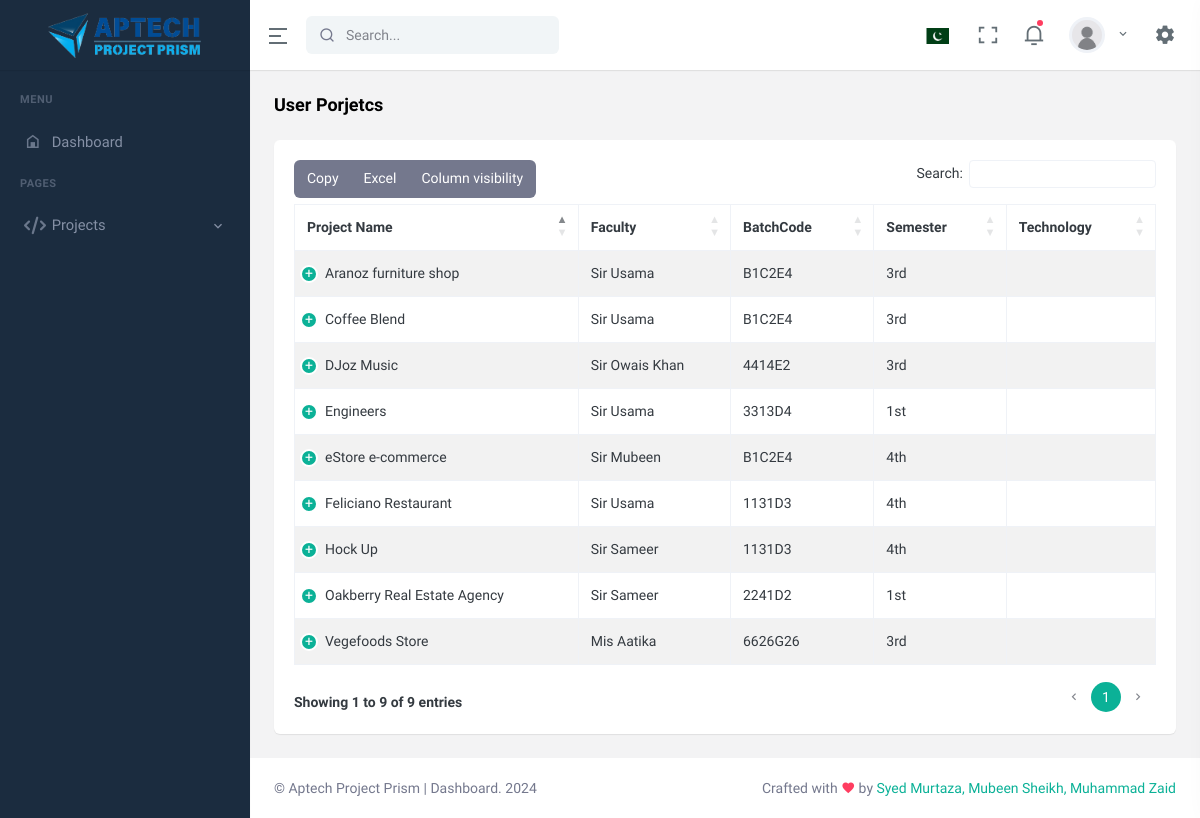
/User-Dashboard/users.php, run on an earlier commit of the app's database.
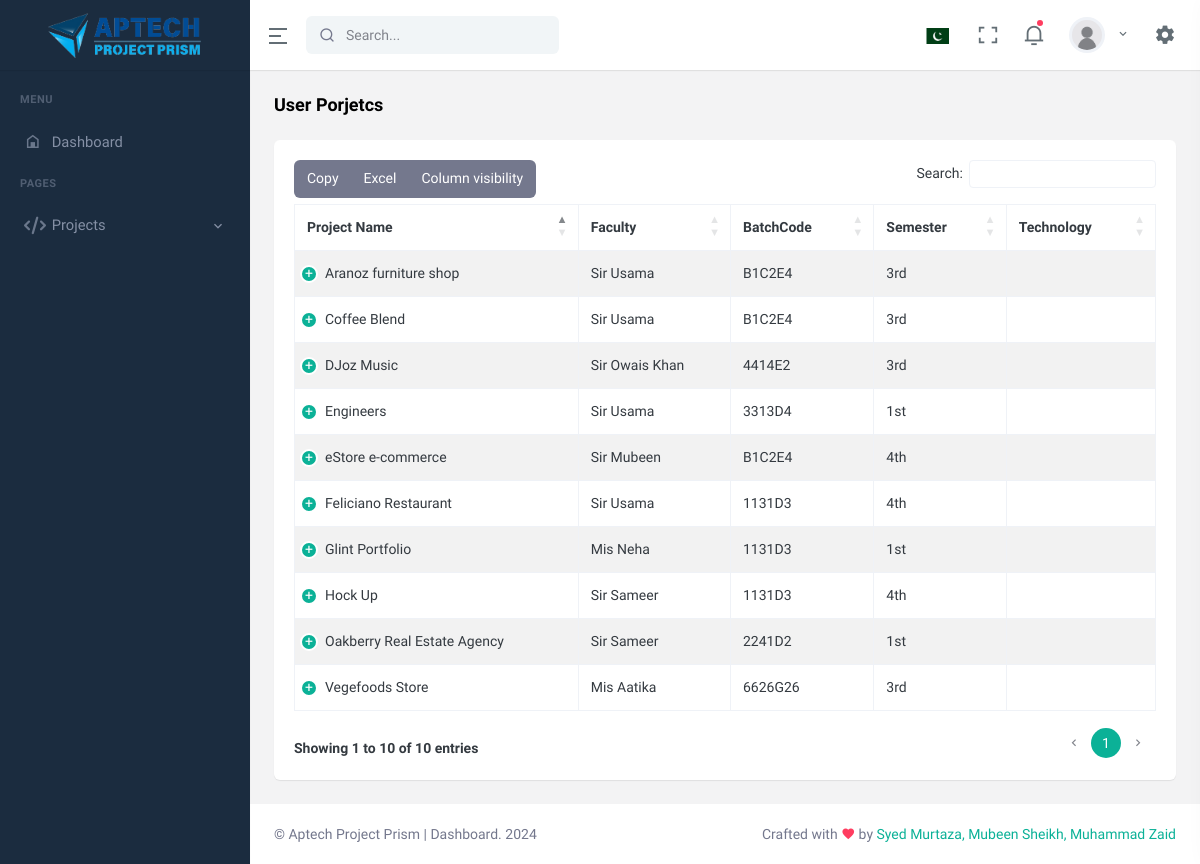
And on a later commit of the database.
### tables this page shows
CREATE TABLE `project` (
  `project_id` int(11) NOT NULL,
  `project_name` varchar(255) NOT NULL,
  `project_faculty` varchar(255) NOT NULL,
  `project_batchcode` varchar(255) NOT NULL,
  `project_semester` varchar(255) NOT NULL,
  `project_url` text NOT NULL,
  `project_img` varchar(255) NOT NULL,
  `project_desc` text NOT NULL,
  `status` tinyint(4) NOT NULL DEFAULT 1,
  `user_id` int(11) NOT NULL,
  `category` int(11) NOT NULL,
  `Sta` varchar(255) NOT NULL,
  `Statuss` varchar(255) NOT NULL
);

### User-Dashboard/users.php (the view, shortened to what this page needs)
<?php
include ('includes/header.php');
include ('includes/navbar.php');
include ('includes/sidebar.php');
include("config.php");
?>
<div id="layout-wrapper">
    <div class="main-content">
        <div class="page-content">
            <div class="container-fluid">
                <div class="row">
                    <div class="col-12">
                        <div class="page-title-box d-sm-flex align-items-center justify-content-between">
                            <h4 class="mb-sm-0">User Porjetcs</h4>
                        </div>
                    </div>
                </div>
                <div class="row">
                    <div class="col-12">
                        <div class="card">
                            <div class="card-body">
                                <table id="datatable-buttons"
                                    class="table table-striped table-bordered dt-responsive nowrap"
                                    style="border-collapse: collapse; border-spacing: 0; width: 100%;">
                                    <thead>
                                        <tr>
                                            <th>Project Name</th>
                                            <th>Faculty</th>
                                            <th>BatchCode</th>
                                            <th>Semester</th>
                                            <th>Technology</th>
                                        </tr>
                                    </thead>
                                    <tbody>
                                    <?php
                              $fetch_project_join = "SELECT * from `project`";
                              $fetch_project_result = mysqli_query($connection, $fetch_project_join);
                              if (mysqli_num_rows($fetch_project_result) > 0) {
                                 while ($row = mysqli_fetch_assoc($fetch_project_result)) {
                            ?>
                                        <tr>
                                            <td><?php echo $row['project_name'] ?></td>
                                            <td><?php echo $row['project_faculty'] ?></td>
                                            <td><?php echo $row['project_batchcode'] ?></td>
                                            <td><?php echo $row['project_semester'] ?></td>
                                            <td><?php echo $row['project_technology'] ?></td>
                                        </tr>
                                        <?php
                                 }
                              }
                              ?>
                                    </tbody>
                                </table>
                            </div>
                        </div>
                    </div>
                </div>
            </div>
        </div>
    </div>
</div>
<?php
include ('includes/footer.php');
?>

What changed in the data, as far as the page shows it:
added project: project_name "Glint Portfolio", project_faculty "Mis Neha", project_batchcode "1131D3", project_semester "1st"
Also different on the page:
text written by a page script: "Copy Excel Column visibility Search: Showing 1 to 9 of 9 entries 1" → "Copy Excel Column visibility Search: Showing 1 to 10 of 10 entries 1"
